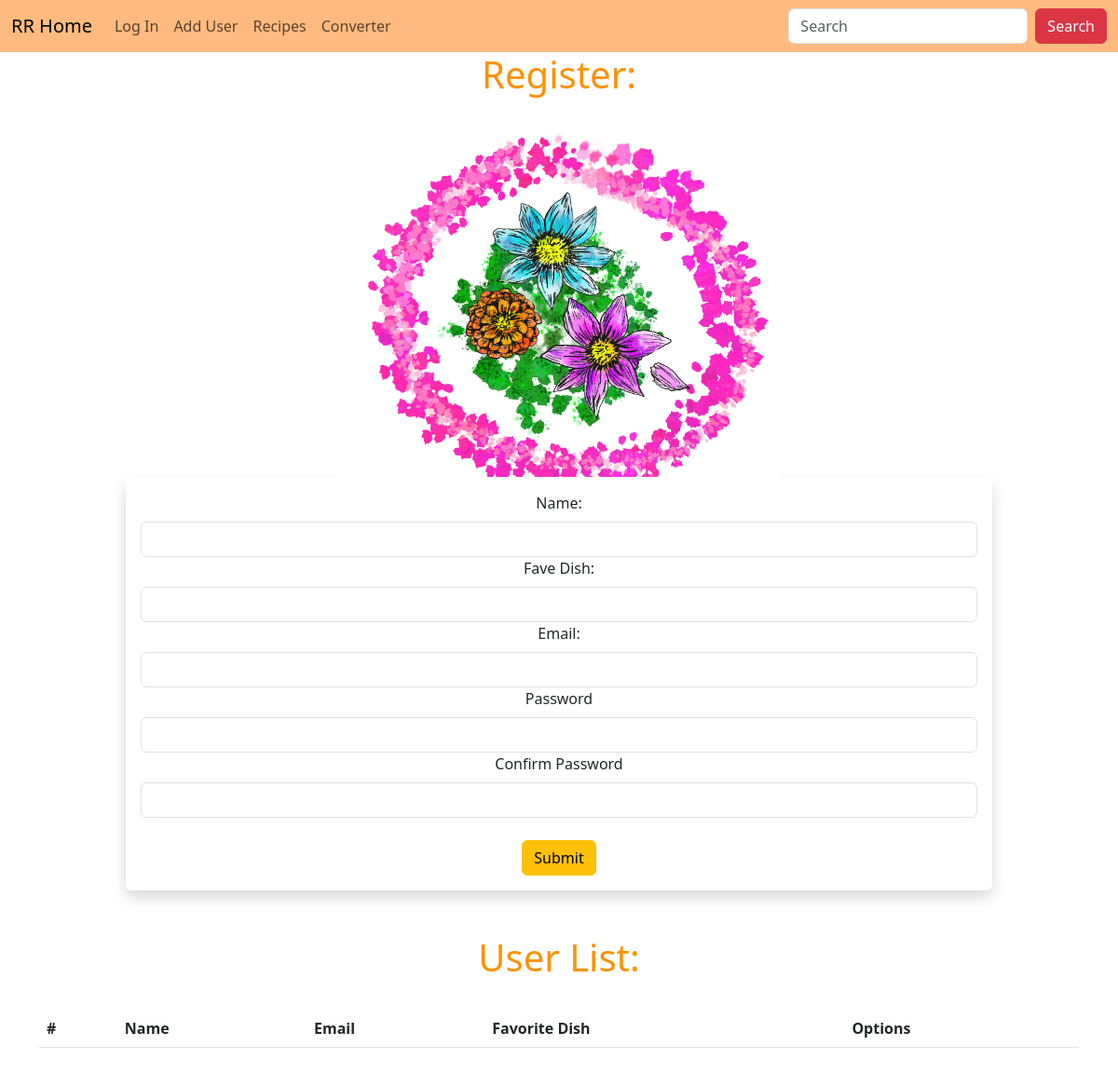
The page /user/add on the database as committed earlier.
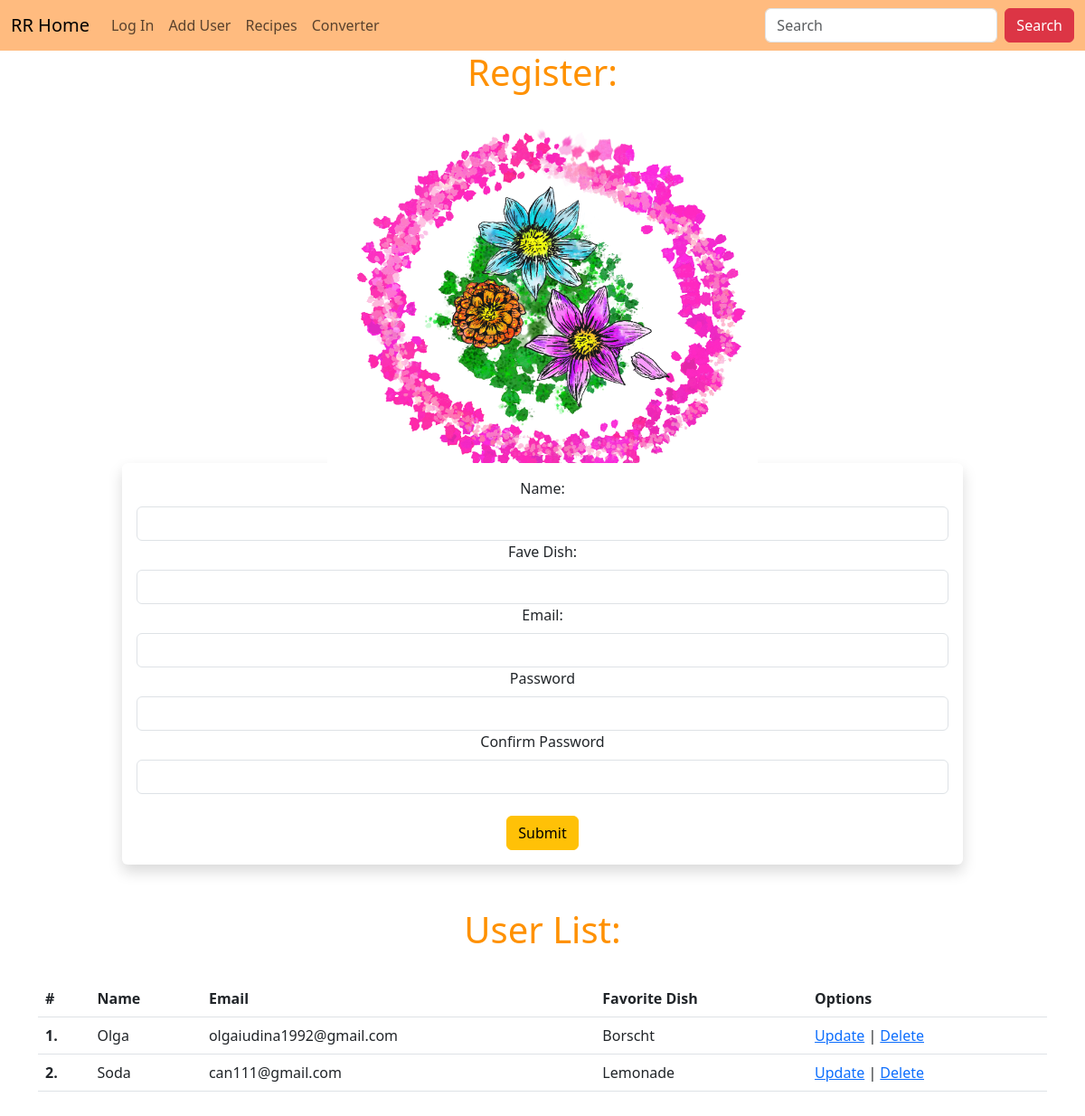
The same page on the database as committed later.
### starter.py (models this page shows, shortened)
class Users(db.Model, UserMixin):
    id = db.Column(db.Integer, primary_key=True)
    name = db.Column(db.String(200), nullable=False)
    favorite_dish = db.Column(db.String(200))
    email = db.Column(db.String(100), nullable=False, unique=True)
    date_added = db.Column(db.DateTime, default=datetime.utcnow)
    recipes = db.relationship('Recipes', backref='poster')
    password_hash = db.Column(db.String(150))
    @property
    def password(self):
        raise AttributeError('Password is not a readable attribute!')

### starter.py (the view, shortened to what this page needs)
@app.route('/user/add', methods=['GET', 'POST'])
def add_user():
    form = UserForm()
    name = None
    our_users = Users.query.order_by(Users.date_added)
    return render_template('add_user.html', form=form, name=name, our_users=our_users)

### webforms.py
class UserForm(FlaskForm):
    name = StringField("Name: ", validators=[DataRequired()])
    favorite_dish = StringField("Fave Dish: ")
    email = StringField("Email: ", validators=[DataRequired()])
    password_hash = PasswordField('Password', validators=[DataRequired(), EqualTo('password_hash', message='Passwords Must Match')])
    password_hash2 = PasswordField('Confirm Password', validators=[DataRequired()])
    submit = SubmitField("Submit")

class SearchForm(FlaskForm):
    searchbar = StringField("Search", validators=[DataRequired()])
    submit = SubmitField('Submit')

### starter.py (called while the page is built)
@app.context_processor
def base():
    form=SearchForm()
    return dict(form=form)

### templates/add_user.html (shortened to what this page needs)
{% extends 'base.html' %}
{%block content%}
<center>
    <h1>Register: </h1>
    <img src="{{url_for('static', filename='images/floral.png')}}">
    <br />
    <div class="col-10">
    <div class="shadow p-3 mb-5 bg-body rounded">
    <form method="POST">
        {{form.name.label(class="form-label")}}
        {{form.name(class="form-control")}}
        {{form.favorite_dish.label(class="form-label")}}
        {{form.favorite_dish(class="form-control")}}
        {{form.email.label(class="form-label")}}
        {{form.email(class="form-control")}}
        {{form.password_hash.label(class="form-label")}}
        {{form.password_hash(class="form-control")}}
        {{form.password_hash2.label(class="form-label")}}
        {{form.password_hash2(class="form-control")}}
        <br />
        {{form.submit(class="btn btn-warning")}}
    </form>
    </div>
  </div>
    <h1>User List: </h1>
    <br />
    <table class="table table-hover">
        <thead>
            <tr>
              <th scope="col">#</th>
              <th scope="col">Name</th>
              <th scope="col">Email</th>
              <th scope="col">Favorite Dish</th>
              <th scope="col">Options</th>
            </tr>
          </thead>
          <tbody>
            {% for our_user in our_users %}
            <tr>
              <th scope="row">{{our_user.id}}.</th>
              <td>{{our_user.name}}</td>
              <td>{{our_user.email}}</td>
              <td>{{our_user.favorite_dish}}</td>
              <td><a href="{{url_for('update', id=our_user.id)}}">Update</a> | <a href="{{url_for('delete', id=our_user.id)}}">Delete</a></td>
              </tr>
            {% endfor %}
    </table>
    <br />
</center>
{% endblock %}

### templates/base.html (shortened to what this page needs)
<!doctype html>
<html lang="en">
  <head>
    <link href="https://cdn.jsdelivr.net/npm/bootstrap@5.3.0/dist/css/bootstrap.min.css" rel="stylesheet">
    <link href="{{url_for('static', filename='css/style.css')}}" rel="stylesheet">
  </head>
  <body>
    {% include 'navbar.html'%}
    <div class="container">
        {% block content %}{% endblock %}
    </div>
  </body>
</html>

### templates/navbar.html (shortened to what this page needs)
<nav class="navbar navbar-expand-lg" style="background-color: #ffbb7f;">
    <div class="container-fluid">
      <a class="navbar-brand" href="{{ url_for('index')  }}">RR Home</a>
      <div class="collapse navbar-collapse" id="navbarNavAltMarkup">
        <ul class="navbar-nav me-auto mb-2 mb-lg-0">
          {% if current_user.is_authenticated %}
          <li class="nav-item">
            <a class="nav-link" href="{{url_for('add_recipe')}}">Add Recipe</a>
          </li>
          <li class="nav-item">
            <a class="nav-link" href="{{url_for('dashboard')}}">Dashboard</a>
          </li>
          <li class="nav-item">
            <a class="nav-link" href="{{url_for('logout')}}">Log Out</a>
          </li>
          {% else %}
          <li class="nav-item">
            <a class="nav-link" href="{{url_for('login')}}">Log In</a>
          </li>
          <li class="nav-item">
            <a class="nav-link" href="{{url_for('add_user')}}">Add User</a>
          </li>
          {% endif %}
          <li class="nav-item">
          <a class="nav-link" href="{{url_for('recipes')}}">Recipes</a>
          </li>
          <li class="nav-item">
          <a class="nav-link" href="{{ url_for('name')  }}">Converter</a>
          </li>
          </ul>
          </div>
          <form class="d-flex" role="search" method="POST" action="{{url_for('search')}}">
            <input class="form-control me-2" type="search" placeholder="Search" aria-label="Search" name="searchbar">
            <button class="btn btn-danger" type="submit">Search</button>
          </form>
      </div>
  </nav>

### static/css/style.css (style rules this page uses)
h1 { color: rgb(255, 145, 0); }
img { max-width: 600px; max-height: 400px; }

Rows that differ between the two databases and show on the page:
added Users: id "1", name "Olga", email "olgaiudina1992@gmail.com", favorite_dish "Borscht"
added Users: id "2", name "Soda", email "can111@gmail.com", favorite_dish "Lemonade"
